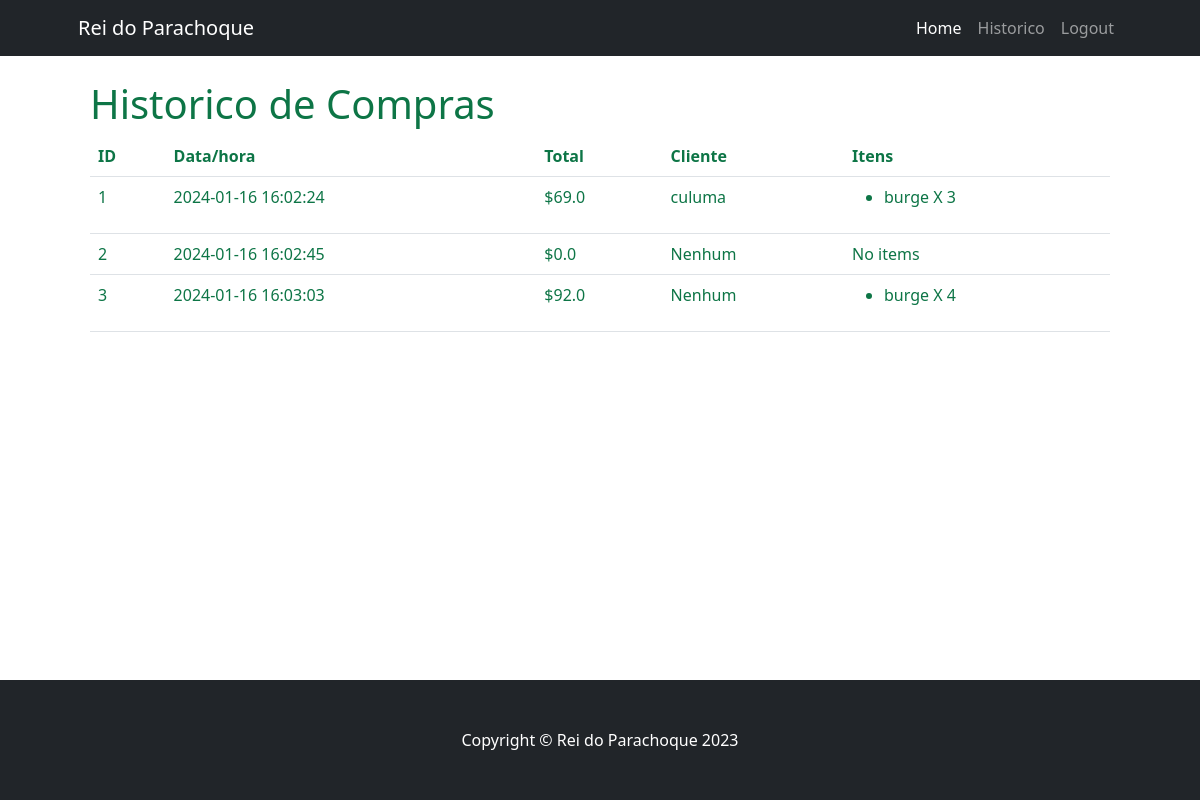
The app's page /sale_history (signed in) with its own data.
### app/models/tables.py (models this page shows, shortened)
class Kart(db.Model):
    id = db.Column(db.Integer, primary_key=True)
    date = db.Column(db.DateTime, default=datetime.utcnow)
    total = db.Column(db.Float)
    client_id = db.Column(db.Integer, db.ForeignKey('client.id'))
    client = db.relationship('Client', backref='karts')
    confirmed = db.Column(db.Boolean, default=False)

class Client(db.Model):
    id = db.Column(db.Integer, primary_key=True)
    name = db.Column(db.String(80))
    email = db.Column(db.String(120))
    address = db.Column(db.String(120))
    cpf = db.Column(db.String(120), unique=True)

class Product(db.Model):
    id = db.Column(db.Integer, primary_key=True)
    name = db.Column(db.String(80))
    price = db.Column(db.Float)
    code = db.Column(db.String(80), unique=True)
    quantity = db.Column(db.Integer, default=0)
    description = db.Column(db.String(120))

### app/controllers/default.py (the view)
@app.route('/sale_history', methods=['GET', 'POST'])
@login_required
def sale_history():
    class Sale:
        def __init__(self, id, date, total, client):
            self.id = id
            self.date = date
            self.items = []  # Alteração aqui para armazenar itens como tuplas (nome do produto, quantidade)
            self.total = total
            self.client = client
    sales = []
    karts = Kart.query.filter_by(confirmed=True).all()
    for kart in karts:
        client = Client.query.get(kart.client_id)
        if client is None:
            client_name = "Nenhum"
        else:
            client_name = client.name
        sale = Sale(kart.id, kart.date, kart.total, client_name)
        kartitems = KartItem.query.filter_by(kart_id=kart.id).all()
        for item in kartitems:
            product = Product.query.get(item.product_id)
            if product is None:
                app.logger.warning(f"Product with ID {item.product_id} not found.")
                continue  # Pule o produto se não for encontrado
            sale.items.append((product.name, item.quantity))  # Adição da quantidade ao item
        sales.append(sale)
    return render_template('sale_history.html', sales=sales)

### app/controllers/default.py (called while the page is built)
@login_manager.user_loader
def load_user(user_id):
    return User.query.get(int(user_id))

### app/models/tables.py (called while the page is built)
    @property
    def is_authenticated(self):
        return True

### app/templates/sale_history.html (shortened to what this page needs)
{% extends "base.html" %}
{% block content %}
    <div class="container mt-4">
        <div class="row">
            <div class="col-md-12">
                <h1>Historico de Compras</h1>
                {% if sales %}
                    <table class="table">
                        <thead>
                            <tr>
                                <th>ID</th>
                                <th>Data/hora</th>
                                <th>Total</th>
                                <th>Cliente</th>
                                <th>Itens</th>
                            </tr>
                        </thead>
                        <tbody>
                            {% for sale in sales %}
                                <tr>
                                    <td>{{ sale.id }}</td>
                                    <td>{{ sale.date.strftime('%Y-%m-%d %H:%M:%S') }}</td>
                                    <td>${{ sale.total }}</td>
                                    <td>{{ sale.client }}</td>
                                    <td>
                                        {% if sale.items %}
                                            <ul>
                                                {% for item in sale.items %}
                                                    <li>{{ item.0 }} X {{ item.1 }}</li>
                                                {% endfor %}
                                            </ul>
                                        {% else %}
                                            No items
                                        {% endif %}
                                    </td>
                                </tr>
                            {% endfor %}
                        </tbody>
                    </table>
                {% else %}
                    <p>No sales available.</p>
                {% endif %}
            </div>
        </div>
    </div>
{% endblock %}

### app/templates/base.html (style rules this page uses)
body { display: flex; flex-direction: column; min-height: 100vh; }

### records on screen
Kart: date "2024-01-16 16:02:24", total "69.0"
Client: client "culuma"
Product: name "burge", id "3", item "4"
Kart: id "2", date "2024-01-16 16:02:45", total "0.0", client "Nenhum", shows "No items"
Kart: id "3", date "2024-01-16 16:03:03", total "92.0", client "Nenhum"

### other values on screen
{{ sale.id }} "1"
